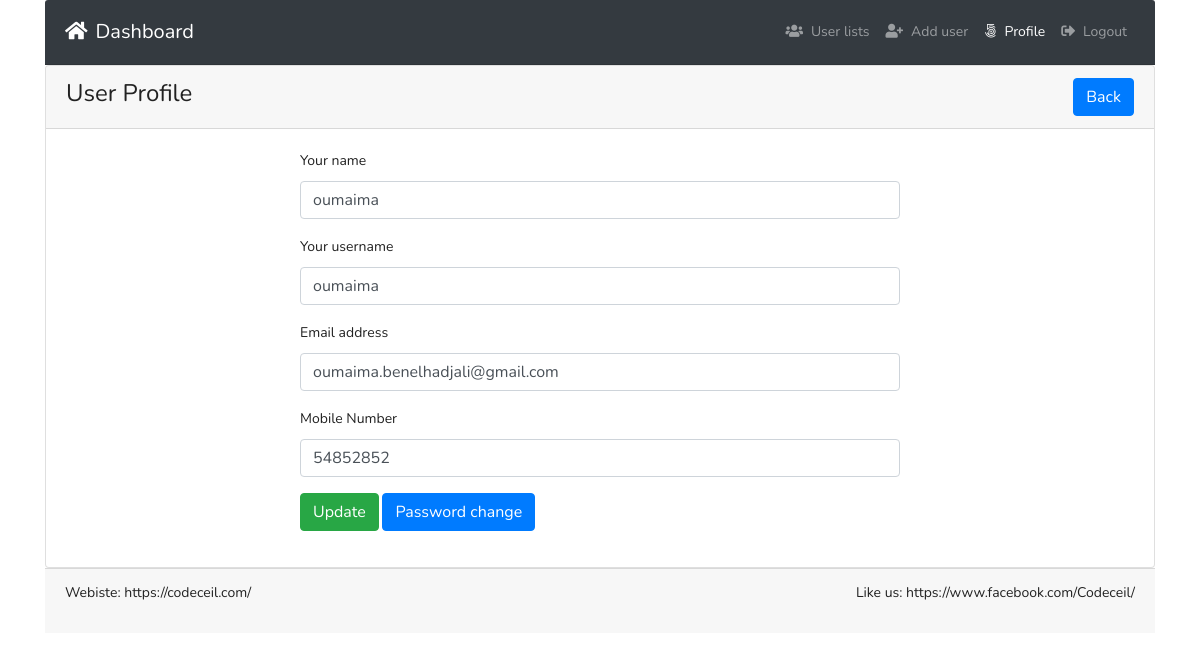
Page /profile.php?id=23 (signed in) on the committed database.
### tables this page shows
CREATE TABLE IF NOT EXISTS `tbl_users` (
  `id` int(11) NOT NULL AUTO_INCREMENT,
  `name` varchar(255) DEFAULT NULL,
  `username` varchar(255) DEFAULT NULL,
  `email` varchar(255) DEFAULT NULL,
  `password` varchar(255) DEFAULT NULL,
  `mobile` varchar(25) DEFAULT NULL,
  `roleid` tinyint(4) DEFAULT NULL,
  `isActive` tinyint(4) DEFAULT '0',
  `created_at` timestamp NOT NULL DEFAULT CURRENT_TIMESTAMP,
  `updated_at` timestamp NOT NULL DEFAULT CURRENT_TIMESTAMP,
  PRIMARY KEY (`id`)
);

### classes/Users.php (called while the page is built, shortened)
<?php
include 'lib/Database.php';
include_once 'lib/Session.php';
class Users{
  private $db;
  public function __construct(){
    $this->db = new Database();
  }
    public function getUserInfoById($userid){
      $sql = "SELECT * FROM tbl_users WHERE id = :id LIMIT 1";
      $stmt = $this->db->pdo->prepare($sql);
      $stmt->bindValue(':id', $userid);
      $stmt->execute();
      $result = $stmt->fetch(PDO::FETCH_OBJ);
      if ($result) {
        return $result;
      }else{
        return false;
      }
    }
}

### lib/Database.php (called while the page is built, shortened)
<?php
class  Database{
  public $pdo;
  public function __construct(){
    if (!isset($this->pdo)) {
      try {
        $link = new PDO('mysql:host='.DB_HOST.'; dbname='.DB_NAME, DB_USER, DB_PASS);
        $link->setAttribute(PDO::ATTR_ERRMODE, PDO::ERRMODE_EXCEPTION);
        $link->exec("SET CHARACTER SET utf8");
        $this->pdo  =  $link;
      } catch (PDOException $e) {
        die("Connection error...".$e->getMessage());
      }
    }
  }
}

### lib/Session.php (called while the page is built, shortened)
<?php
class Session{
  public static function get($key){
    if (isset($_SESSION[$key])) {
      return $_SESSION[$key];
    }else{
      return false;
    }
  }
}

### profile.php (the view, shortened to what this page needs)
<?php
include 'inc/header.php';
 ?>
<?php
if (isset($_GET['id'])) {
  $userid = preg_replace('/[^a-zA-Z0-9-]/', '', (int)$_GET['id']);
}
 ?>
 <div class="card ">
   <div class="card-header">
          <h3>User Profile <span class="float-right"> <a href="index.php" class="btn btn-primary">Back</a> </h3>
        </div>
        <div class="card-body">
    <?php
    $getUinfo = $users->getUserInfoById($userid);
    if ($getUinfo) {
     ?>
          <div style="width:600px; margin:0px auto">
          <form class="" action="" method="POST">
              <div class="form-group">
                <label for="name">Your name</label>
                <input type="text" name="name" value="<?php echo $getUinfo->name; ?>" class="form-control">
              </div>
              <div class="form-group">
                <label for="username">Your username</label>
                <input type="text" name="username" value="<?php echo $getUinfo->username; ?>" class="form-control">
              </div>
              <div class="form-group">
                <label for="email">Email address</label>
                <input type="email" id="email" name="email" value="<?php echo $getUinfo->email; ?>" class="form-control">
              </div>
              <div class="form-group">
                <label for="mobile">Mobile Number</label>
                <input type="text" id="mobile" name="mobile" value="<?php echo $getUinfo->mobile; ?>" class="form-control">
              </div>
              <?php if (Session::get("id") == $getUinfo->id) {?>
              <div class="form-group">
                <button type="submit" name="update" class="btn btn-success">Update</button>
                <a class="btn btn-primary" href="changepass.php?id=<?php echo $getUinfo->id;?>">Password change</a>
              </div>
            <?php } elseif(Session::get("roleid") == '2') {?>
              <div class="form-group">
                <button type="submit" name="update" class="btn btn-success">Update</button>
              </div>
              <?php   }else{ ?>
                  <div class="form-group">
                    <a class="btn btn-primary" href="index.php">Ok</a>
                  </div>
                <?php } ?>
          </form>
        </div>
      <?php }else{
        header('Location:index.php');
      } ?>
      </div>
    </div>
  <?php
  include 'inc/footer.php';
  ?>

### assets/style.css (style rules this page uses)
body { line-height: 24px; font-size: 14px; font-style: normal; font-weight: normal; visibility: visible; font-family: 'Nunito', sans-serif; color: #222; }
h1, h2, h3, h4, h5, h6 { color: #222; font-family: 'Nunito', sans-serif; font-weight: 400; margin-top: 0; }
h3 { font-size: 24px; line-height: 30px; }

### rows in the picture
tbl_users: name "oumaima", username "oumaima", email "oumaima.benelhadjali@gmail.com", mobile "54852852"
